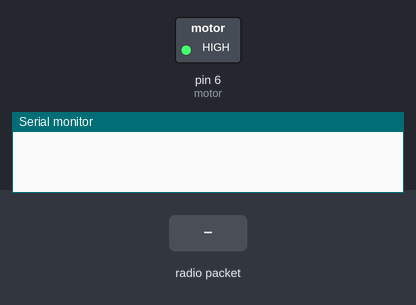
Bench run of a sketch on a simulated Arduino Uno, built with avr-gcc and run on an emulated ATmega328P. Parts: switched loads named in the sketch (green lamp = pin HIGH), the last lines printed to the serial monitor. Inputs (shaded band) come from the test bench. No radio packets arrive unless stated.

Above: at 1.2 s.
1.3 s: radio packet "0" arrives
At 2.5 s:
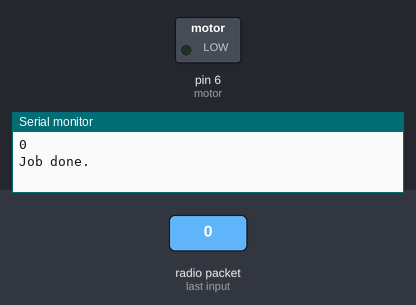
2.8 s: radio packet "1" arrives
At 3.8 s:
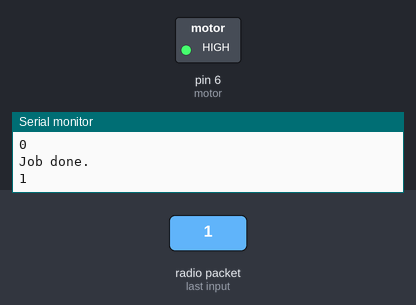
4.3 s: radio packet "2" arrives
At 4.9 s:
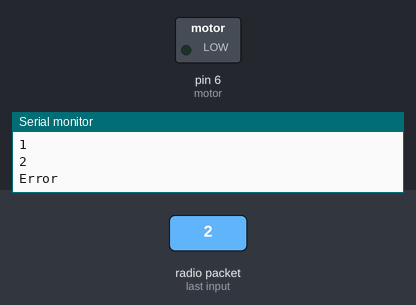
Timing chart, 0 to 7.3 s (numbered marks = the images above; inputs shaded):
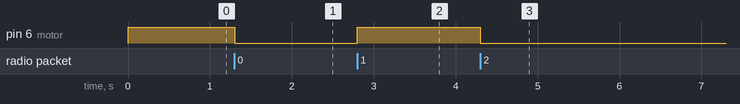

Measured:
- after the input at 1.3 s, pin 6 (motor): HIGH → LOW at once
- after the input at 2.8 s, pin 6 (motor): LOW → HIGH at once
- after the input at 4.3 s, pin 6 (motor): HIGH → LOW at once

The sketch:

WirelessCommTestNRFrx.ino
```cpp
/*
* Receiver module code.
* By : Aditya R. Patgaonkar
* Credits : Dejan Nedelkovski, www.HowToMechatronics.com
* Modified according to the goals/needs of our project.
* Library: TMRh20/RF24, https://github.com/tmrh20/RF24/
*/
#include <SPI.h>
#include <nRF24L01.h>
#include <RF24.h>
RF24 radio(7, 8); // CNS, CE
const byte address[6] = "00001";
unsigned int motor = 6;
void setup() {
  pinMode(motor, OUTPUT);
  digitalWrite(motor, HIGH);
  Serial.begin(9600);
  radio.begin();
  radio.openReadingPipe(0, address);
  radio.setPALevel(RF24_PA_MIN);
  radio.startListening();
}
unsigned int x = 0;
void loop() {
  if (radio.available()) {
    char text[32] = "";
    radio.read(&text, sizeof(text));
    x = atoi(text);
    Serial.println(x);
    if (x == 1)
      digitalWrite(motor, HIGH);
    else if (x == 0)
    {
      digitalWrite(motor, LOW);
      Serial.println("Job done.");
    }
    else if (x == 2)
    {
      digitalWrite(motor, LOW);
      Serial.println("Error");
    }
  }
}
```
